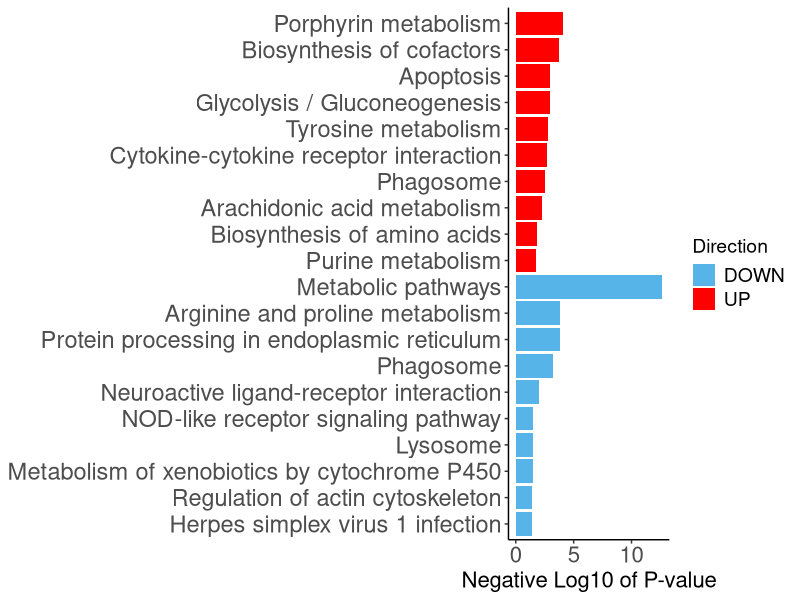
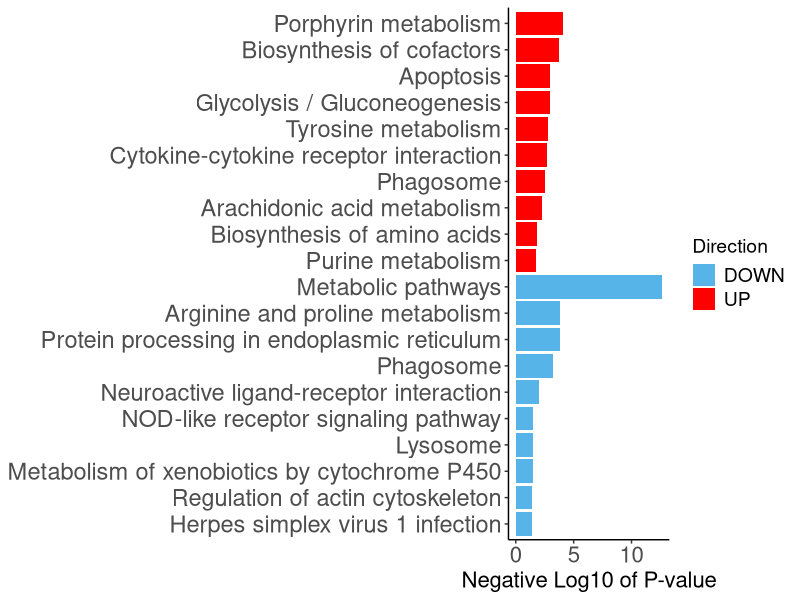

The R source for these figures, in order:
library(readr)
library(dplyr)
library("ggsci")
library("ggplot2")
library("gridExtra")

library(ggrepel)
library(forcats)
library(stringr)

setwd("c:/00_Research_projects/11_RNA-seq/iqgap1_RNAseq_dataset/STAR-RSEM_data/GO-BP_KEGG_plots")


KEGG_up <- read.csv("KEGG-UP.tsv", sep = '\t')
KEGG_down <- read.csv("KEGG-DOWN.tsv", sep = '\t')
KEGG_full <- rbind(KEGG_up, KEGG_down)

KEGG_full$Direction <- c(rep("UP", nrow(KEGG_up)), rep("DOWN", nrow(KEGG_down)) )

KEGG_full <- KEGG_full[, c("Term", "Count", "PValue", "Direction")]

#KEGG_full$Term <- str_replace(KEGG_full$Term, 'dre\\d{5}:', '')
KEGG_full$negLogPValue <- -log(KEGG_full$PValue, base = 10)
head(KEGG_full)

KEGG_full$Direction <- factor(KEGG_full$Direction, levels = c("DOWN", "UP"))
KEGG_full <-KEGG_full %>% arrange(Direction, negLogPValue)
values <- as.vector(KEGG_full$Term)
KEGG_full$Term <- factor(KEGG_full$Term, levels = values)


ggplot(data = KEGG_full, aes(x = Term, y = negLogPValue, fill = Direction)) +
  geom_col() +
  scale_fill_manual(values=c(  "#56B4E9", "red")) +
  ylab("Negative Log10 of P-value") +
  coord_flip()+
  theme_classic() +
  theme(axis.text.x = element_text( size = 16),
        axis.title.x = element_text(size = 16),
        axis.text.y = element_text(size = 17),
        axis.title.y = element_blank(),
        legend.text = element_text(size = 14),
        legend.title = element_text(size = 14),
        panel.grid.major = element_blank(),
        panel.grid.major.x = element_blank()
  )

ggsave("KEGG_pathways.png", dpi = 300)
